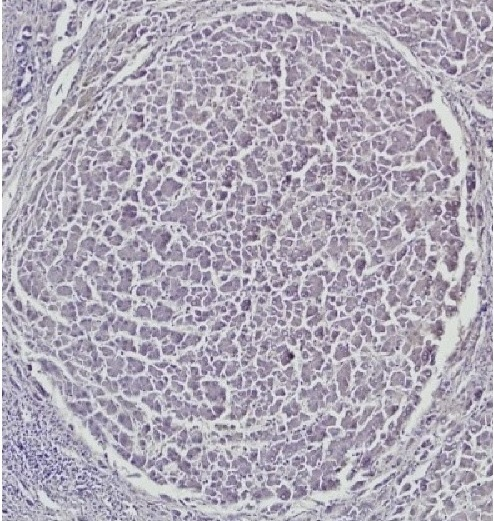
%> input picture fat.jpg, 494 x 521 px
$ octave PSOIS.m   (GNU Octave 9; MATLAB toolbox functions it lacks are replaced by stand-ins)
%> lines starting %> are read from the running program, lines starting %| are printed output that depends on the picture; in (x1, y1, x2, y2) boxes, pixels count from 0 and x2, y2 are one past the last pixel; in counts of white or black regions, pixels touching at a corner belong together; the program's own positions count from 1; long printed decimals are rounded
### SegPerformanceMetrics.m
function [Accuracy, Sensitivity, Fmeasure, Precision, MCC, Dice, Jaccard, Specitivity] = SegPerformanceMetrics(A, B)

% A and B need to be binary images
% A is the ground truth, B is the segmented result.
% MCC - Matthews correlation coefficient
% Note: Sensitivity = Recall
% TP - true positive, FP - false positive,
% TN - true negative, FN - false negative
% If A, B are binary images, but uint8 (0, 255),
% Need to convert to logical images.

if(isa(A,'logical'))
X = A;
else
X = imbinarize(A);
end
if(isa(B,'logical'))
Y = B;
else
Y = imbinarize(B);
end

% Evaluate TP, TN, FP, FN
sumindex = X + Y;
TP = length(find(sumindex == 2));
TN = length(find(sumindex == 0));
substractindex = X - Y;
FP = length(find(substractindex == -1));
FN = length(find(substractindex == 1));
Accuracy = (TP+TN)/(FN+FP+TP+TN);
Sensitivity = TP/(TP+FN);
Precision = TP/(TP+FP);
Fmeasure = 2*TP/(2*TP+FP+FN);
MCC = (TP*TN-FP*FN)/sqrt((TP+FP)*(TP+FN)*(TN+FP)*(TN+FN));
Dice = 2*TP/(2*TP+FP+FN);
Jaccard = Dice/(2-Dice);
Specitivity = TN/(TN+FP);

end

### ClusterCost.m
function [z, out] = ClusterCost(m, X)
% Calculate Distance Matrix
d = pdist2(X, m);
% Assign Clusters and Find Closest Distances
[dmin, ind] = min(d, [], 2);
% Sum of Within-Cluster Distance
WCD = sum(dmin);
z=WCD;
out.d=d;
out.dmin=dmin;
out.ind=ind;
out.WCD=WCD;
end

### PSOIS.m
%% Fatty Liver Level Recognition Using Particle Swarm optimization (PSO) Image Segmentation and Analysis
% https://ieeexplore.ieee.org/document/9960108
% DOI: 10.1109/ICCKE57176.2022.9960108
% Please cite below:
% Mousavi, S. M. H., Victorovich, L. V., Ilanloo, A., & Mirinezhad, S. Y. (2022, November).
% Fatty Liver Level Recognition Using Particle Swarm optimization (PSO) Image Segmentation
% and Analysis. In 2022 12th International Conference on Computer and
% Knowledge Engineering (ICCKE) (pp. 237-245). IEEE.
%% -------------------------------------------------------------------------------

clear;
clc;
close all;
warning('off');
% Loading
img=imread('fat.jpg');
%> img is the input picture: size 521x494x3 uint8; mean R, G, B 175.7, 169.5, 183.3
img=im2double(img);
%> img: size 521x494x3 double
imgtemp=img;
img = histeq(img);
gray=rgb2gray(img);
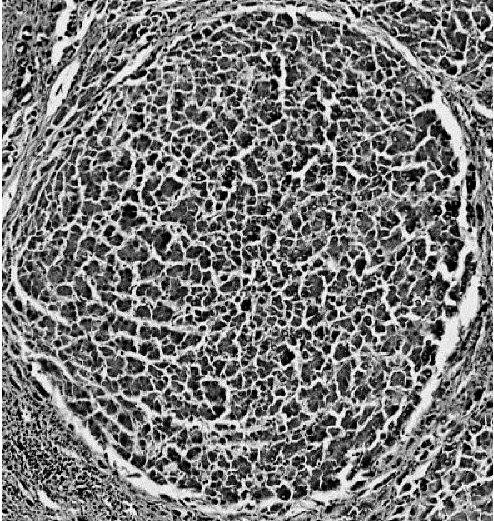
%> gray: size 521x494 double; min 0, max 1, mean 0.469
gray=imadjust(gray);
% Reshaping image to vector
X=gray(:);

%% Starting PSO Segmentation
k = 2; % Number of segments

%---------------------------------------------------
CostFunction=@(m) ClusterCost(m, X);     % Cost Function
VarSize=[k size(X,2)];           % Decision Variables Matrix Size
%> VarSize = [2 1]
nVar=prod(VarSize);              % Number of Decision Variables
%> nVar = 2
VarMin= repmat(min(X),k,1);      % Lower Bound of Variables
%> VarMin = [0; 0]
VarMax= repmat(max(X),k,1);      % Upper Bound of Variables
%> VarMax = [1; 1]

%% PSO Parameters

MaxIt = 50;      % Maximum Number of Iterations
nPop = 5;        % Population Size (Swarm Size)
% PSO Parameters
w = 1;            % Inertia Weight
wdamp = 0.99;     % Inertia Weight Damping Ratio
c1 = 1.5;         % Personal Learning Coefficient
c2 = 2.0;         % Global Learning Coefficient
% Velocity Limits
VelMax = 0.1*(VarMax-VarMin);
%> VelMax = [0.1; 0.1]
VelMin = -VelMax;
%> VelMin = [-0.1; -0.1]

%% Initialization
empty_particle.Position = [];
empty_particle.Cost = [];
empty_particle.Out = [];
empty_particle.Velocity = [];
empty_particle.Best.Position = [];
empty_particle.Best.Cost = [];
empty_particle.Best.Out = [];
particle = repmat(empty_particle, nPop, 1);
GlobalBest.Cost = inf;
for i = 1:nPop
% Initialize Position
particle(i).Position = unifrnd(VarMin, VarMax, VarSize);
% Initialize Velocity
particle(i).Velocity = zeros(VarSize);
% Evaluation
[particle(i).Cost particle(i).Out] = CostFunction(particle(i).Position);
% Update Personal Best
particle(i).Best.Position = particle(i).Position;
particle(i).Best.Cost = particle(i).Cost;
    particle(i).Best.Out=particle(i).Out;
% Update Global Best
if particle(i).Best.Cost<GlobalBest.Cost
GlobalBest = particle(i).Best;
end
end
%> this loop made 5 passes
%> GlobalBest on passes 1, 2, 4: {Position [0.844 0.758], Cost 82582.1}, {Position [0.421 0.259], Cost 53378}, {Position [0.784 0.303], Cost 33825.1}
%> after the loop, particle = 5 items; Cost: 82582.1, 53378, 54506.2, 33825.1, 55243.2
BestCost = zeros(MaxIt, 1);

%% PSO Main Loop
for it = 1:MaxIt
for i = 1:nPop
% Update Velocity
particle(i).Velocity = w*particle(i).Velocity ...
+c1*rand(VarSize).*(particle(i).Best.Position-particle(i).Position) ...
+c2*rand(VarSize).*(GlobalBest.Position-particle(i).Position);
% Apply Velocity Limits
particle(i).Velocity = max(particle(i).Velocity, VelMin);
particle(i).Velocity = min(particle(i).Velocity, VelMax);
% Update Position
particle(i).Position = particle(i).Position + particle(i).Velocity;
% Velocity Mirror Effect
IsOutside = (particle(i).Position<VarMin | particle(i).Position>VarMax);
particle(i).Velocity(IsOutside) = -particle(i).Velocity(IsOutside);
% Apply Position Limits
particle(i).Position = max(particle(i).Position, VarMin);
particle(i).Position = min(particle(i).Position, VarMax);
% Evaluation
[particle(i).Cost particle(i).Out] = CostFunction(particle(i).Position);
% Update Personal Best
if particle(i).Cost<particle(i).Best.Cost
particle(i).Best.Position = particle(i).Position;
particle(i).Best.Cost = particle(i).Cost;
            particle(i).Best.Out=particle(i).Out;
% Update Global Best
if particle(i).Best.Cost<GlobalBest.Cost
GlobalBest = particle(i).Best;
end
end
end
BestCost(it) = GlobalBest.Cost;
disp(['In Iteration ' num2str(it) ': PSO Best Cost is = ' num2str(BestCost(it))]);
w = w*wdamp;
BestSol = GlobalBest;
end
%> this loop made 50 passes
%> BestSol on passes 1 to 12: {Position [0.784 0.303], Cost 33825.1}, {Position [0.736 0.203], Cost 32478.8}, {Position [0.736 0.203], Cost 32478.8}, {Position [0.736 0.203], Cost 32478.8}, {Position [0.736 0.203], Cost 32478.8}, {Position [0.747 0.228], Cost 32429.8}, {Position [0.747 0.228], Cost 32429.8}, {Position [0.747 0.228], Cost 32429.8}, {Position [0.747 0.228], Cost 32429.8}, {Position [0.747 0.228], Cost 32429.8}, {Position [0.747 0.228], Cost 32429.8}, {Position [0.748 0.219], Cost 32418.2}
%| In Iteration 1: PSO Best Cost is = 33825.1394
%| In Iteration 2: PSO Best Cost is = 32478.7521
%| In Iteration 3: PSO Best Cost is = 32478.7521
%| In Iteration 4: PSO Best Cost is = 32478.7521
%| In Iteration 5: PSO Best Cost is = 32478.7521
%| In Iteration 6: PSO Best Cost is = 32429.7551
%| In Iteration 7: PSO Best Cost is = 32429.7551
%| In Iteration 8: PSO Best Cost is = 32429.7551
%> (further printed lines are left out)
%> after the loop, BestCost = 50 values, max 33825.1 at index 1, min 32416.5 at index 44, mean 32452; GlobalBest = {Position [0.745 0.22], Cost 32416.5}; particle = 5 items; Cost: 32416.6, 32421.4, 32418.4, 32428, 32420.7; w = 0.605
PSOlbl=BestSol.Out.ind;

%% Converting cluster (segment) centers and its indexes into image
gray2=reshape(PSOlbl(:,1),size(gray));
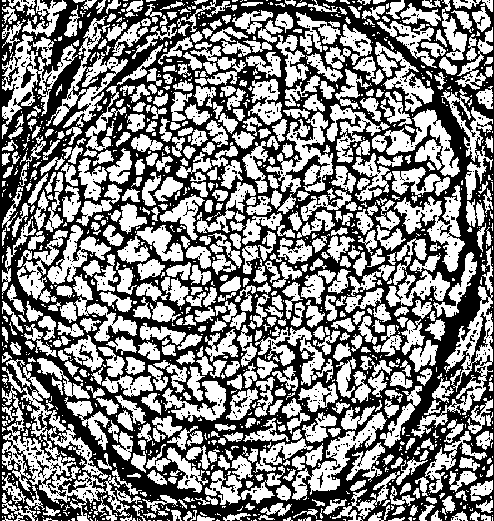
%> gray2: size 521x494 double; values 1 (black) and 2 (white), 51% white; 706 black regions (687 under 20 px), largest, box (x1, y1, x2, y2) and area: (0, 0, 494, 521) 123172, (21, 62, 35, 88) 134, (79, 344, 93, 362) 77
segmented = label2rgb(gray2);
GTComp=imbinarize(rgb2gray(segmented));
% GTComp = imcomplement (GTComp);
GT=load("GT.mat");
GT=GT.forGT;
% Plot Results
figure('units','normalized','outerposition',[0 0 1 1])
subplot(2,3,1)
imshow(imgtemp,[]);title('Original');
subplot(2,3,2)
imshow(img,[]);title('Pre-Processed');
subplot(2,3,3)
imshow(segmented,[]);title('Segmented Image');
subplot(2,3,4)
imshow(GT,[]);title('Ground-Truth');
subplot(2,3,[5 6])
plot(BestCost,'k','LineWidth',2);
xlabel('Iteration');
ylabel('Best Cost');
ax = gca;
ax.FontSize = 10;
ax.FontWeight='bold';
grid on;
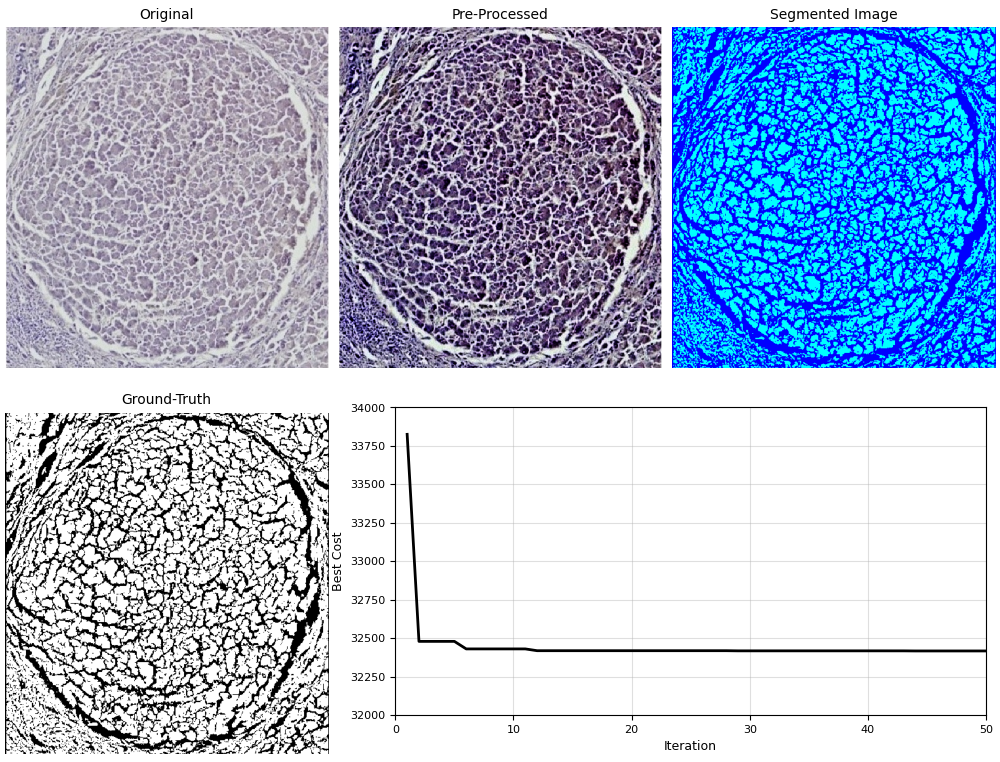
%> figure redrawn from the program's plot data, 5 panels

%% Compare
% Otsu
thresh = multithresh(gray,k);
%> thresh = [0.318 0.659]
seg_I = imquantize(gray,thresh);
Otsu = label2rgb(seg_I);
% Watershed
bw=imbinarize(gray);
%> bw: size 521x494 logical; 49% white; 702 white regions (684 under 20 px), largest, box (x1, y1, x2, y2) and area: (0, 0, 494, 521) 123306, (21, 62, 35, 88) 134, (79, 344, 93, 362) 78
D = bwdist(~bw);D = -D;
L = watershed(D);L(~bw) = 0;
WaterShed = label2rgb(L,'jet',[.1 .1 .1]);
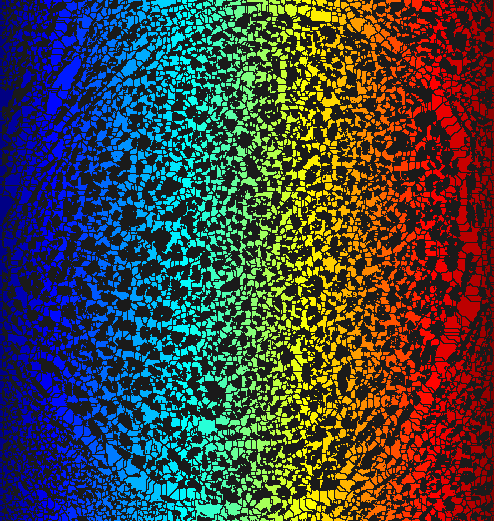
%> WaterShed: size 521x494x3 uint8; mean R, G, B 65.6, 69.4, 67.5
% K-means
[L,Centers] = imsegkmeans(single(gray),k);
%> L: size 521x494 uint8; values 1 (black) and 2 (white), 51.3% white; 715 black regions (694 under 20 px), largest, box (x1, y1, x2, y2) and area: (0, 0, 494, 521) 122316, (21, 62, 35, 88) 133, (79, 344, 93, 362) 75
%> Centers = [0.746; 0.226]
KMeans = labeloverlay(gray,L);
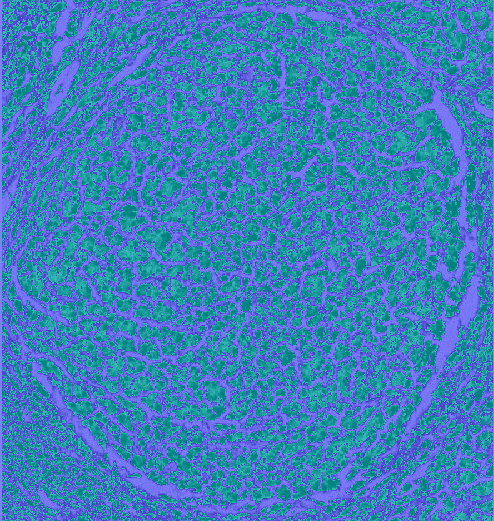
%> KMeans: size 521x494x3 uint8; mean R, G, B 61.1, 126.6, 188.6

% Plot Compare
figure('units','normalized','outerposition',[0 0 1 1])
subplot(2,2,1)
imshow(Otsu); title ('Otsu');
subplot(2,2,2)
imshow(WaterShed); title ('Watershed');
subplot(2,2,3)
imshow(KMeans); title ('K-Means');
subplot(2,2,4)
imshow(segmented,[]); title ('PSO');

%% Statistics
[Accuracy, Sensitivity, Fmeasure, Precision,...
MCC, Dice, Jaccard, Specitivity] = SegPerformanceMetrics(GT, GTComp);
%> in SegPerformanceMetrics, `sumindex = X + Y;`:
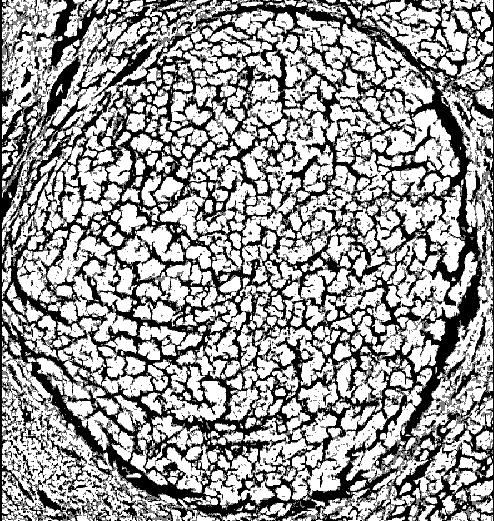
%> sumindex: size 521x494 double; min 0, max 2, mean 1.21; drawn with min black and max white
%> in SegPerformanceMetrics, `TP = length(find(sumindex == 2));`: TP = 131323
%> in SegPerformanceMetrics, `TN = length(find(sumindex == 0));`: TN = 78031
%> in SegPerformanceMetrics, `substractindex = X - Y;`:
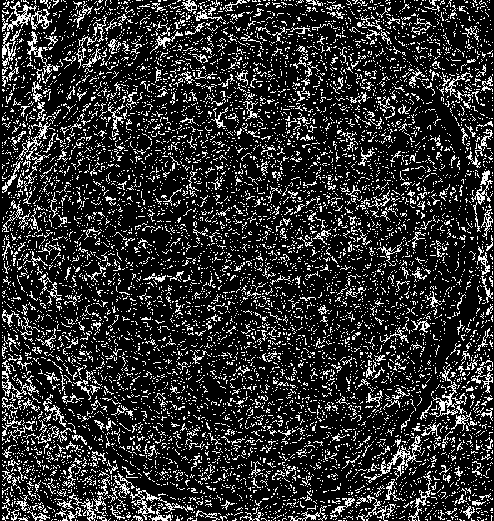
%> substractindex: size 521x494 double; values 0 (black) and 1 (white), 18.7% white in thin lines or dots
%> in SegPerformanceMetrics, `FP = length(find(substractindex == -1));`: FP = 0
%> in SegPerformanceMetrics, `FN = length(find(substractindex == 1));`: FN = 48020
%> in SegPerformanceMetrics, `Accuracy = (TP+TN)/(FN+FP+TP+TN);`: Accuracy = 0.813
%> in SegPerformanceMetrics, `Sensitivity = TP/(TP+FN);`: Sensitivity = 0.732
%> in SegPerformanceMetrics, `Precision = TP/(TP+FP);`: Precision = 1
%> in SegPerformanceMetrics, `Fmeasure = 2*TP/(2*TP+FP+FN);`: Fmeasure = 0.845
%> in SegPerformanceMetrics, `MCC = (TP*TN-FP*FN)/sqrt((TP+FP)*(TP+FN)*(TN+FP)*(TN+FN));`: MCC = 0.673
%> in SegPerformanceMetrics, `Dice = 2*TP/(2*TP+FP+FN);`: Dice = 0.845
%> in SegPerformanceMetrics, `Jaccard = Dice/(2-Dice);`: Jaccard = 0.732
%> in SegPerformanceMetrics, `Specitivity = TN/(TN+FP);`: Specitivity = 1
%> Accuracy = 0.813; Sensitivity = 0.732; Fmeasure = 0.845; Precision = 1; MCC = 0.673; Dice = 0.845; Jaccard = 0.732; Specitivity = 1
disp(['Accuracy is : ' num2str(Accuracy) ]);
%| Accuracy is : 0.8134
disp(['Precision is : ' num2str(Precision) ]);
%| Precision is : 1
disp(['Recall or Sensitivity is : ' num2str(Sensitivity) ]);
%| Recall or Sensitivity is : 0.7322
disp(['F-Score or Fmeasure is : ' num2str(Fmeasure) ]);
%| F-Score or Fmeasure is : 0.8454
disp(['Dice is : ' num2str(Dice) ]);
%| Dice is : 0.8454
disp(['Jaccard is : ' num2str(Jaccard) ]);
%| Jaccard is : 0.7322
disp(['Specitivity is : ' num2str(Specitivity) ]);
%| Specitivity is : 1
